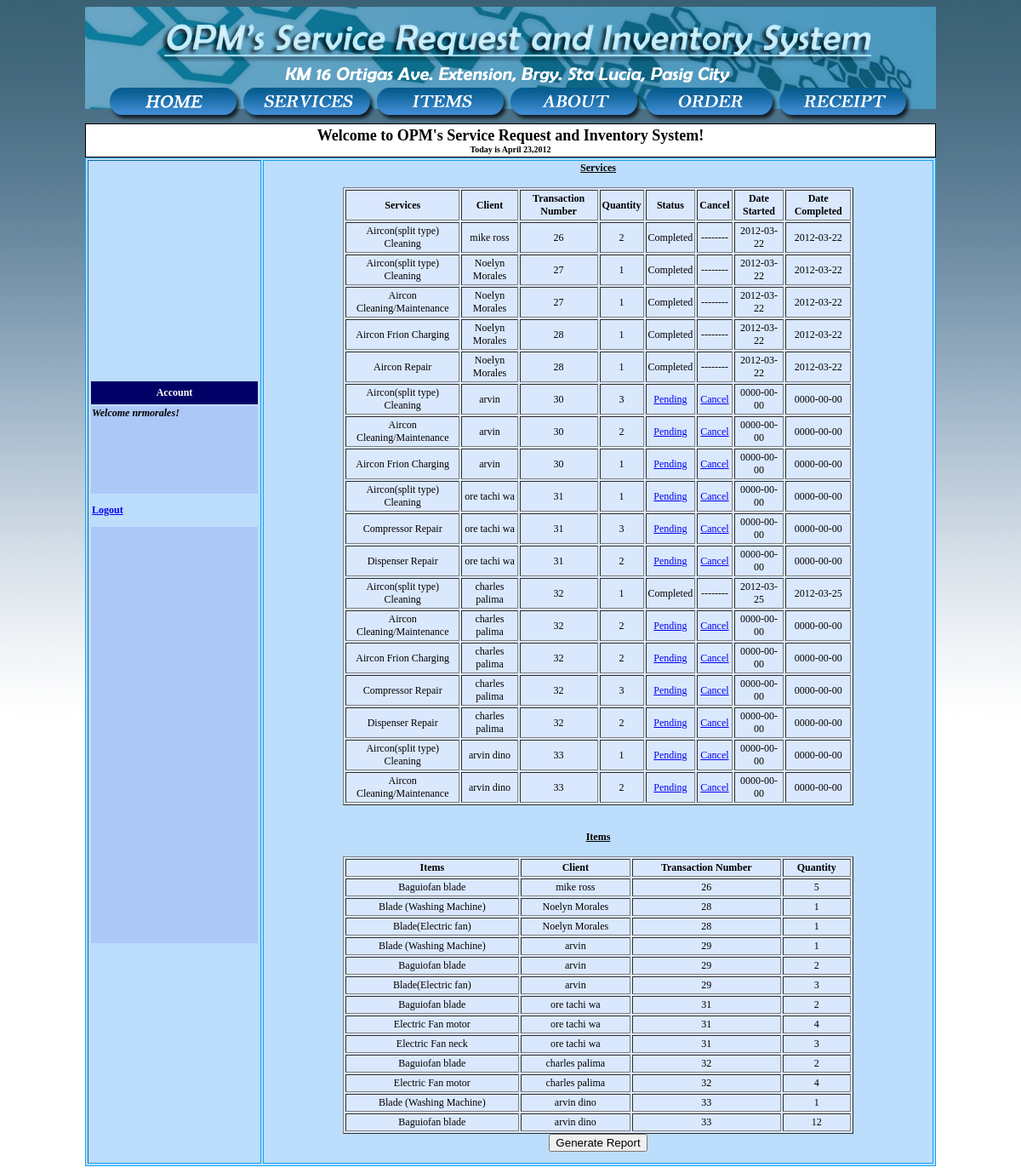
/transactions.php (signed in), run on the app's committed database.
### tables this page shows
CREATE TABLE IF NOT EXISTS `transaction_service` (
  `transaction_id` int(255) NOT NULL,
  `service_id` int(255) NOT NULL,
  `quantity` int(5) NOT NULL,
  `status_id` int(11) NOT NULL,
  `date_started` date NOT NULL,
  `date_completed` date NOT NULL,
  UNIQUE KEY `transaction_id` (`transaction_id`,`service_id`),
  KEY `service_id` (`service_id`),
  KEY `status_id` (`status_id`)
);

CREATE TABLE IF NOT EXISTS `services` (
  `service_id` int(255) NOT NULL AUTO_INCREMENT,
  `category_id` int(255) DEFAULT NULL,
  `name` varchar(100) NOT NULL,
  `info` text NOT NULL,
  `price` decimal(8,2) NOT NULL,
  PRIMARY KEY (`service_id`),
  KEY `category_id` (`category_id`)
);

CREATE TABLE IF NOT EXISTS `person` (
  `person_id` int(255) NOT NULL AUTO_INCREMENT,
  `name` varchar(30) NOT NULL,
  `address` varchar(100) NOT NULL,
  `email` varchar(30) NOT NULL,
  `mobile_no` char(15) NOT NULL,
  PRIMARY KEY (`person_id`)
);

CREATE TABLE IF NOT EXISTS `transaction` (
  `transaction_id` int(255) NOT NULL AUTO_INCREMENT,
  `date` date NOT NULL,
  `person_id` int(255) NOT NULL,
  PRIMARY KEY (`transaction_id`),
  KEY `person_id` (`person_id`)
);

CREATE TABLE IF NOT EXISTS `status` (
  `status_id` int(10) NOT NULL AUTO_INCREMENT,
  `status` varchar(10) NOT NULL,
  PRIMARY KEY (`status_id`)
);

CREATE TABLE IF NOT EXISTS `transaction_items` (
  `transaction_id` int(255) NOT NULL,
  `item_id` int(255) NOT NULL,
  `quantity` int(5) NOT NULL,
  KEY `transaction_id` (`transaction_id`,`item_id`),
  KEY `transaction_id_2` (`transaction_id`),
  KEY `item_id` (`item_id`),
  KEY `transaction_id_3` (`transaction_id`),
  KEY `transaction_id_4` (`transaction_id`),
  KEY `transaction_id_5` (`transaction_id`),
  KEY `transaction_id_6` (`transaction_id`),
  KEY `transaction_id_7` (`transaction_id`),
  KEY `transaction_id_8` (`transaction_id`),
  KEY `transaction_id_9` (`transaction_id`)
);

CREATE TABLE IF NOT EXISTS `items` (
  `item_id` int(255) NOT NULL AUTO_INCREMENT,
  `category_id` int(255) NOT NULL,
  `name` varchar(100) NOT NULL,
  `info` text NOT NULL,
  `price` decimal(8,2) NOT NULL,
  `stock` int(8) NOT NULL,
  PRIMARY KEY (`item_id`),
  KEY `category_id` (`category_id`),
  KEY `category_id_2` (`category_id`)
);

### includes/sessionstart.php (called while the page is built, shortened)
<?php
	$user = $_SESSION['username'];
	$guest = $_SESSION['guest'];
?>

### transactions.php (the view, shortened to what this page needs)
<?php
	require_once "includes/sessionstart.php";
?>
<html>
    <head>
    </head>
    <body onLoad="MM_preloadImages('../CS192_presented/img/orderrollover.png','img/homerollover.png','img/servicesrollover.png','img/itemsrollover.png','img/aboutrollover.png','img/transactionsrollover.png','img/adminrollover.png')">
        <table width="990" height="185" border="0" cellpadding="0" cellspacing="0" class="bannerstyle" align="center">
            <tr class="bannerstyle">
                <th height="195" class="bannerstyle style2" scope="col"><div>
                <p align="center">&nbsp;</p>
                <p align="center">&nbsp;</p>
                <p align="center">&nbsp;</p>
                <p align="center">&nbsp;</p>
                <p align="center">&nbsp;</p>
                <p align="center"><a href="home.php" onMouseOut="MM_swapImgRestore()" onMouseOver="MM_swapImage('home','','img/homerollover.png',1)"><img src="img/home.png" name="home" width="157" height="40" border="0"></a><a href="services.php" onMouseOut="MM_swapImgRestore()" onMouseOver="MM_swapImage('Image2','','img/servicesrollover.png',1)"><img src="img/services.png" name="Image2" width="157" height="40" border="0"></a><a href="items.php" onMouseOut="MM_swapImgRestore()" onMouseOver="MM_swapImage('items','','img/itemsrollover.png',1)"><img src="img/items.png" name="items" width="157" height="40" border="0"></a><a href="about.php" onMouseOut="MM_swapImgRestore()" onMouseOver="MM_swapImage('about','','img/aboutrollover.png',1)"><img src="img/about.png" name="about" width="157" height="40" border="0"></a>
                    <?php
                    if ($guest == true) {
                        $write = <<<WRITE
							<a href="order.php" onMouseOut="MM_swapImgRestore()" onMouseOver="MM_swapImage('order','','img/orderrollover.png',1)"><img src="img/order.png" name="order" width="157" height="40" border="0"></a><a href="receipt.php" onMouseOut="MM_swapImgRestore()" onMouseOver="MM_swapImage('receipt','','img/receiptrollover.png',1)"><img src="img/receipt.png" name="receipt" width="157" height="40" border="0"></a>
WRITE;
                        echo $write;
                    }
                    ?>
                </p>
            </div>            </th>
    </tr>
</table>
<table width="532" height="40" border="0" cellpadding="0" cellspacing="0" class="wholetable" align="center">
    <tr>
        <th width="532" height="40" bordercolor="0" class="welcomestyle" scope="col"><div align="center">
        <?php include "includes/welcomemsg.php"; ?>
    </div></th>
</tr>
</table>
<table width="1020" height="200" border="1" align="center" class="maintable">
    <tr>
        <th width="200" scope="col"><table width="168" height="666" border="0" class="sidetablestyle">
        <tr class="buttonstyle">
            <th width="158" height="27" scope="col">Account</th>
        </tr>
        <tr class="accountinfostyle">
            <th height="103" scope="col"><?php echo "Welcome $user!"; ?>
        <div align="center"></div></th>
        </tr>
        <tr>
            <th height="35" scope="col"><div align="left" class="logoutstyle"><a href="logout.php"> Logout </div></th>
        </tr>
        <tr class="accountinfostyle">
            <th height="489" scope="col">&nbsp;</th>
        </tr>
    </table></th>
<th width="802" class="maintable" scope="col">
<center><u>Services</u> <br>
<br> <table width="70%" border="1" cellpadding="2" class="liststyle">
    <tr>
        <th> Services </th>
        <th> Client </th>
        <th> Transaction Number </th>
        <th> Quantity </th>
        <th> Status </th>
		<th> Cancel </th>
        <th> Date Started </th>
        <th> Date Completed </th>
    </tr>
    <?php
    $query = "SELECT * FROM transaction";
    $result = mysql_query($query) or die(mysql_error());
    $output = '';
	$csv_hdr = "Services, Client, Transaction Number, Quantity, Status, Date Started, Date Completed";
	$csv_out = "";
    while ($row = mysql_fetch_array($result)) {
        $tid = $row['transaction_id'];
        $pid = $row['person_id'];
        $query2 = "SELECT * FROM transaction_service WHERE transaction_id = '$tid'";
        $result2 = mysql_query($query2) or die(mysql_error());
        while ($row2 = mysql_fetch_array($result2)) {
            $sid = $row2['service_id'];
            $quantity = $row2['quantity'];
            $status_id = $row2['status_id'];
            $date_started = $row2['date_started'];
            $date_completed = $row2['date_completed'];
            $query_status = "SELECT status FROM status WHERE status_id = '$status_id'";
            $result_status = mysql_query($query_status) or die(mysql_error());
            $row_status = mysql_fetch_array($result_status);
            $status = $row_status['status'];
            $query_service = "SELECT name FROM services WHERE service_id = '$sid'";
            $result_service = mysql_query($query_service) or die(mysql_error());
            $row_service = mysql_fetch_array($result_service);
            $name = $row_service['name'];
            $query_person = "SELECT name FROM person WHERE person_id = '$pid'";
            $result_person = mysql_query($query_person) or die(mysql_error());
            $row_person = mysql_fetch_array($result_person);
            $pname = $row_person['name'];
            $output .=<<<OUTPUT
							<tr>
								<td align="center"> $name </td>
								<td align="center"> $pname </td>
								<td align="center"> $tid </td>
								<td align="center"> $quantity </td>
OUTPUT;
			$csv_out .= $name . ", " . $pname . ", " . $tid . ", " . $quantity . ", " . $status . ", " . $date_started . ", " . $date_completed . "\n";
            if ($status == 'Pending') {
                $output .=<<<OUTPUT
								<td align="center"> <a href="statusupdate.php?status=$status&name=$name&tid=$tid"> $status </td>
								<td align="center"> <a href="cancelrequest.php?option=3&sid=$sid&tid=$tid"> Cancel </td>
OUTPUT;
            } else if ($status == 'On-going') {
                $output .=<<<OUTPUT
								<td align="center"> <a href="statusupdate.php?status=$status&name=$name&tid=$tid"> $status </td>
								<td align="center"> <a href="cancelrequest.php?option=3&sid=$sid&tid=$tid"> Cancel </td>
OUTPUT;
            } else {
                $output .=<<<OUTPUT
								<td align="center"> $status </td>
								<td align="center"> -------- </td>
OUTPUT;
            }
            $output .=<<<OUTPUT
								<td align="center"> $date_started </td>
								<td align="center"> $date_completed </td>
							</tr>
OUTPUT;
        }
    }
    $output .= "</table></center>";
    echo $output;
    ?>
    <br>
    <br>
   <center><u>Items</u> <br>
    <br>
    <table width="70%" border="1" cellpadding="2" class="liststyle">
        <tr>
            <th> Items </th>
            <th> Client </th>
            <th> Transaction Number </th>
            <th> Quantity </th>
        </tr>
        <?php
        $query = "SELECT * FROM transaction";
        $result = mysql_query($query) or die(mysql_error());
        $output2 = '';
        while ($row = mysql_fetch_array($result)) {
            $tid = $row['transaction_id'];
            $pid = $row['person_id'];
            $query2 = "SELECT * FROM transaction_items WHERE transaction_id = '$tid'";
            $result2 = mysql_query($query2) or die(mysql_error());
            while ($row2 = mysql_fetch_array($result2)) {
                $iid = $row2['item_id'];
                $quantity = $row2['quantity'];
                $query_item = "SELECT name FROM items WHERE item_id = '$iid'";
                $result_item = mysql_query($query_item) or die(mysql_error());
                $row_item = mysql_fetch_array($result_item);
                $name = $row_item['name'];
                $query_person = "SELECT name FROM person WHERE person_id = '$pid'";
                $result_person = mysql_query($query_person) or die(mysql_error());
                $row_person = mysql_fetch_array($result_person);
                $pname = $row_person['name'];
                $output2 .=<<<OUTPUT
							<tr>
								<td align="center"> $name </td>
								<td align="center"> $pname </td>
								<td align="center"> $tid </td>
								<td align="center"> $quantity </td>
							</tr>
OUTPUT;
            }
        }
		$output2 .= "</table></center>";
		$output2 .=<<<OUTPUT
			<center>
			<form action="csvreport.php" method="post">
				<input type="submit" value="Generate Report">
				<input type="hidden" value="$csv_hdr" name="csv_hdr">
				<input type="hidden" value="$csv_out" name="csv_out">
			</form>
			</center>
OUTPUT;
        echo $output2;
        ?>
    	</table>
    </body>
</html>

### transactions.php (style rules this page uses)
.liststyle { font-family: Georgia, "Times New Roman", Times, serif; font-size: 12px; background-color: #DAE8FE; width: 600px; }
.bannerstyle { font-family: Georgia, "Times New Roman", Times, serif; font-size: 10px; border: thin none #000000; background-image: url(img/banner.png); background-repeat: no-repeat; background-position: center top; height: 120px; width: 1000px; text-align: left; }
.buttonstyle { color: #FFFFFF; background-color: #000066; height: 15px; width: 90px; font-family: Georgia, "Times New Roman", Times, serif; font-size: 12px; border: thin solid #000000; }
.maintable { border: thin solid #13A3F0; text-align: left; vertical-align: text-top; background-color: #BDDDFD; font-family: Georgia, "Times New Roman", Times, serif; font-size: 12px; font-style: normal; height: auto; width: 1000px; }
.accountinfostyle { font-family: Georgia, "Times New Roman", Times, serif; font-size: 12px; font-style: italic; background-color: #ACC8F7; color: #000000; text-align: left; vertical-align: top; }
.logoutstyle { color: #003399; font-size: 12px; border-top-style: none; border-right-style: none; border-bottom-style: none; border-left-style: none; }
.welcomestyle { font-family: Georgia, "Times New Roman", Times, serif; font-size: 10px; border-top-width: thin; border-right-width: thin; border-bottom-width: thin; border-left-width: thin; border-top-style: solid; border-right-style: solid; border-bottom-style: solid; border-left-style: solid; height: 40px; width: 1000px; background-image: none; background-color: #FFFFFF; }
.sidetablestyle { background-color: #BDDDFD; width: 200px; height: 50px; }
.style2 { font-size: 9px }

### data on the page
transaction_service: service.name "Aircon(split type) Cleaning", person.name "mike ross", transaction.transaction_id "26", quantity "2", status.status "Completed", date_started "2012-03-22", date_completed "2012-03-22"
transaction_service: service.name "Aircon(split type) Cleaning", person.name "Noelyn Morales", transaction.transaction_id "27", quantity "1", status.status "Completed", date_started "2012-03-22", date_completed "2012-03-22"
transaction_service: service.name "Aircon Cleaning/Maintenance", person.name "Noelyn Morales", transaction.transaction_id "27", quantity "1", status.status "Completed", date_started "2012-03-22", date_completed "2012-03-22"
transaction_service: service.name "Aircon Frion Charging", person.name "Noelyn Morales", transaction.transaction_id "28", quantity "1", status.status "Completed", date_started "2012-03-22", date_completed "2012-03-22"
transaction_service: service.name "Aircon Repair", person.name "Noelyn Morales", transaction.transaction_id "28", quantity "1", status.status "Completed", date_started "2012-03-22", date_completed "2012-03-22"
transaction_service: service.name "Aircon(split type) Cleaning", person.name "arvin", transaction.transaction_id "30", quantity "3", status.status "Pending", date_started "0000-00-00", date_completed "0000-00-00"
transaction_service: service.name "Aircon Cleaning/Maintenance", person.name "arvin", transaction.transaction_id "30", quantity "2", status.status "Pending", date_started "0000-00-00", date_completed "0000-00-00"
transaction_service: service.name "Aircon Frion Charging", person.name "arvin", transaction.transaction_id "30", quantity "1", status.status "Pending", date_started "0000-00-00", date_completed "0000-00-00"
transaction_service: service.name "Aircon(split type) Cleaning", person.name "ore tachi wa", transaction.transaction_id "31", quantity "1", status.status "Pending", date_started "0000-00-00", date_completed "0000-00-00"
transaction_service: service.name "Compressor Repair", person.name "ore tachi wa", transaction.transaction_id "31", quantity "3", status.status "Pending", date_started "0000-00-00", date_completed "0000-00-00"
transaction_service: service.name "Dispenser Repair", person.name "ore tachi wa", transaction.transaction_id "31", quantity "2", status.status "Pending", date_started "0000-00-00", date_completed "0000-00-00"
transaction_service: service.name "Aircon(split type) Cleaning", person.name "charles palima", transaction.transaction_id "32", quantity "1", status.status "Completed", date_started "2012-03-25", date_completed "2012-03-25"
transaction_service: service.name "Aircon Cleaning/Maintenance", person.name "charles palima", transaction.transaction_id "32", quantity "2", status.status "Pending", date_started "0000-00-00", date_completed "0000-00-00"
transaction_service: service.name "Aircon Frion Charging", person.name "charles palima", transaction.transaction_id "32", quantity "2", status.status "Pending", date_started "0000-00-00", date_completed "0000-00-00"
transaction_service: service.name "Compressor Repair", person.name "charles palima", transaction.transaction_id "32", quantity "3", status.status "Pending", date_started "0000-00-00", date_completed "0000-00-00"
transaction_service: service.name "Dispenser Repair", person.name "charles palima", transaction.transaction_id "32", quantity "2", status.status "Pending", date_started "0000-00-00", date_completed "0000-00-00"
transaction_service: service.name "Aircon(split type) Cleaning", person.name "arvin dino", transaction.transaction_id "33", quantity "1", status.status "Pending", date_started "0000-00-00", date_completed "0000-00-00"
transaction_service: service.name "Aircon Cleaning/Maintenance", person.name "arvin dino", transaction.transaction_id "33", quantity "2", status.status "Pending", date_started "0000-00-00", date_completed "0000-00-00"
transaction_items: item.name "Baguiofan blade", person.name "mike ross", transaction.transaction_id "26", quantity "5"
transaction_items: item.name "Blade (Washing Machine)", person.name "Noelyn Morales", transaction.transaction_id "28", quantity "1"
transaction_items: item.name "Blade(Electric fan)", person.name "Noelyn Morales", transaction.transaction_id "28", quantity "1"
transaction_items: item.name "Blade (Washing Machine)", person.name "arvin", transaction.transaction_id "29", quantity "1"
transaction_items: item.name "Baguiofan blade", person.name "arvin", transaction.transaction_id "29", quantity "2"
transaction_items: item.name "Blade(Electric fan)", person.name "arvin", transaction.transaction_id "29", quantity "3"
transaction_items: item.name "Baguiofan blade", person.name "ore tachi wa", transaction.transaction_id "31", quantity "2"
transaction_items: item.name "Electric Fan motor", person.name "ore tachi wa", transaction.transaction_id "31", quantity "4"
transaction_items: item.name "Electric Fan neck", person.name "ore tachi wa", transaction.transaction_id "31", quantity "3"
transaction_items: item.name "Baguiofan blade", person.name "charles palima", transaction.transaction_id "32", quantity "2"
transaction_items: item.name "Electric Fan motor", person.name "charles palima", transaction.transaction_id "32", quantity "4"
transaction_items: item.name "Blade (Washing Machine)", person.name "arvin dino", transaction.transaction_id "33", quantity "1"
transaction_items: item.name "Baguiofan blade", person.name "arvin dino", transaction.transaction_id "33", quantity "12"

### other printed values
$user "nrmorales"
